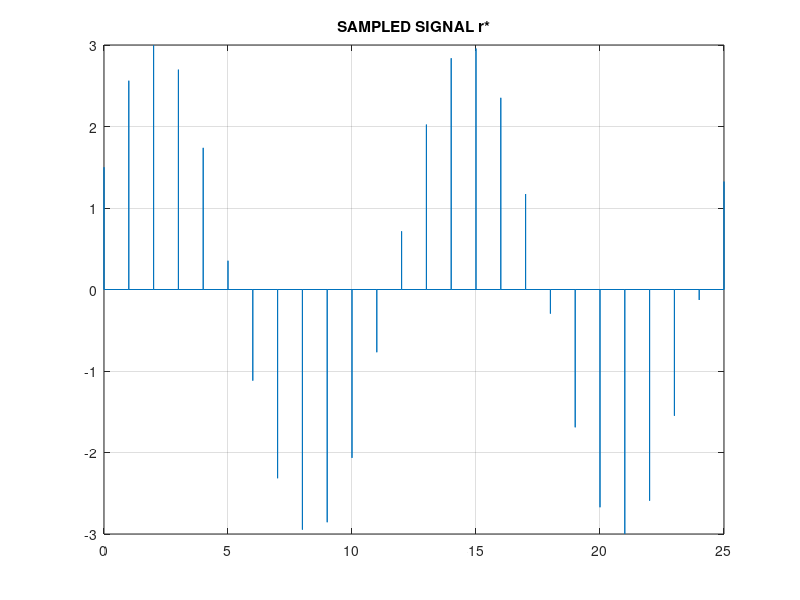

This figure's MATLAB source:
%  Figure 5.3b     Digital Control of Dynamic Systems, 3e
%                  Franklin, Powell, Workman
%                  Addison-Wesley, Publishing Company, 1998
% Matlab 4.2 or 5.0

k = 0:25;
y =3*sin(.5*k + pi/6);
x = zeros(1,78);
x(1:3:76) =  k;
x(2:3:77) = k;
x(3:3:78) = k;
y1 = zeros(size(x));
y1(2:3:77) = y;
plot(x,y1)
grid
title('SAMPLED SIGNAL r*')
